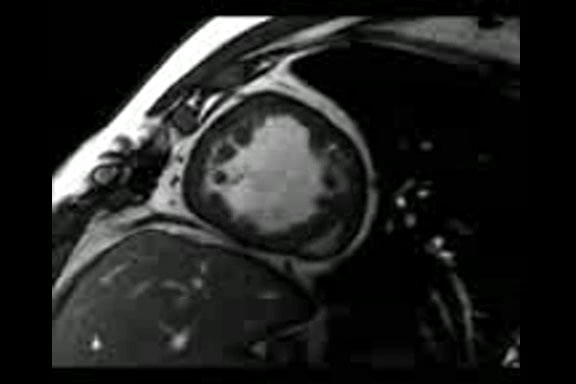
#> input picture a2/data/cardiac_mri/frames/Cardiac MRI Left ventricle0005.jpg, 576 x 384 px; its folder holds only this picture in this run
$ python medical_image_segmentation.py
#> lines starting #> are read from the running program, lines starting #| are printed output that depends on the picture; after the words box and inside, x2 and y2 are one past the last pixel; in counts of white or black regions, pixels touching at a corner belong together
import os

import cv2 as cv
import numpy as np
import matplotlib.pyplot as plt
import seaborn as sns

from pathlib import Path
from typing import List

from tqdm import tqdm

### GLOBAL VARIABLES ###########################################################

# Path to the project root, i.e. "a2"
A2_ROOT = Path(__file__).parent.parent.resolve()

### TYPEDEFS ###################################################################

# Define a "contour" type, which is more descriptive than "np.ndarray"
Contour = np.ndarray

# Define an "image" type, which is more descriptive than "np.ndarray"
Image = np.ndarray

### VIDEO UTILITIES ############################################################

def frames2video(frames: List[Image], video_fp: str, fps: float):
    '''
    Combine a series of frames into a video at the given FPS rate.
    '''
    fourcc = cv.VideoWriter_fourcc(*'mp4v')
    frame_size = frames[0].shape[:2][::-1]
    vw = cv.VideoWriter(video_fp, fourcc, fps, frame_size, isColor=True)

    for frame in frames:
        vw.write(frame)

    vw.release()
    cv.destroyAllWindows()

### CONTOUR PROPERTIES #########################################################

def contour_aspect(contour: Contour) -> float:
    '''
    Return the ratio of width to height of a bounding rectangle around
    the contour.
    '''
    _, _, w, h = cv.boundingRect(contour)
    return w / h

def contour_extent(contour: Contour) -> float:
    '''
    Return the radio of contour area to bounding rectangle area.
    '''
    _, _, w, h = cv.boundingRect(contour)
    return cv.contourArea(contour) / (w * h)

def contour_solidity(contour: Contour) -> float:
    '''
    Return the ratio of contour area to convex hull area.
    '''
    hull_area = cv.contourArea(cv.convexHull(contour))
    return 0 if not hull_area else cv.contourArea(contour) / hull_area

### IMAGE PROCESSING ###########################################################

def clear_borders(img: Image) -> Image:
    '''
    Uses flood fill to clear white components conected to the border
    in a binary image.

    Adapted from: https://stackoverflow.com/a/65544104
    '''
    pad = cv.copyMakeBorder(img, 1, 1, 1, 1, cv.BORDER_CONSTANT, value=255)
    h, w = pad.shape
    mask = np.zeros([h + 2, w + 2], np.uint8)
    img = cv.floodFill(pad, mask, (0,0), 0, (5), (0), flags=8)[1]
    return img[1:-1, 1:-1]

def crop_frame(frame: Image) -> Image:
    '''
    Crop the frame to remove the black border. The cropping parameters were
    determined using the x- and y-axes (pixels) produced by matplotlib.
    '''
    return frame[65:-65, 151:-151]

def remove_small_contours(img: Image, min_area: float) -> Image:
    '''
    Fill in contours in a binary image with area less than min_area.
    First fills with black, then repeats with white.
    '''

    # Find small contours and fill with black
    contours, _ = cv.findContours(img, cv.RETR_TREE, cv.CHAIN_APPROX_SIMPLE)
    contours = [c for c in contours if cv.contourArea(c) < min_area]
    img = cv.drawContours(img, contours, -1, color=0, thickness=-1)

    # Repeat but fill with white
    contours, _ = cv.findContours(img, cv.RETR_TREE, cv.CHAIN_APPROX_SIMPLE)
    contours = [c for c in contours if cv.contourArea(c) < min_area]
    img = cv.drawContours(img, contours, -1, color=255, thickness=-1)

    return img

def remove_noncircular_contours(img: Image, min_diff: float) -> Image:
    '''
    Removes contours with an aspect ratio between min_diff on
    either side of 1.0.
    '''
    min_val = 1 - min_diff; max_val = 1 + min_diff

    # Find non-circular contours and fill with black
    contours, _ = cv.findContours(img, cv.RETR_TREE, cv.CHAIN_APPROX_SIMPLE)
    contours = [c for c in contours if contour_aspect(c) < min_val or
                                       contour_aspect(c) > max_val]
    img = cv.drawContours(img, contours, -1, color=0, thickness=-1)

    return img

def segment_outer_wall(frame: Image) -> Image:
    '''
    Process the frame to enable contour detection of the outer ventricle wall.
    '''
    frame = cv.cvtColor(frame, cv.COLOR_BGR2GRAY)

    # Use an adaptive threshold to binarize the image
    frame = cv.adaptiveThreshold(
        frame, maxValue=255, adaptiveMethod=cv.ADAPTIVE_THRESH_GAUSSIAN_C,
        thresholdType=cv.THRESH_BINARY_INV, blockSize=71, C=10)

    thresholded_copy = frame.copy()

    #
    frame = clear_borders(frame)

    #
    frame = remove_small_contours(frame, min_area=4000)

    #
    if np.all(frame == 0):

        frame = thresholded_copy

        #
        contours, _ = cv.findContours(frame, cv.RETR_TREE, cv.CHAIN_APPROX_SIMPLE)
        contours = sorted(contours, key=lambda c: cv.contourArea(c))
        cv.drawContours(frame, contours[:-1], contourIdx=-1, color=255, thickness=-1)

        #
        kernel = cv.getStructuringElement(cv.MORPH_ELLIPSE, (11, 11))
        frame = cv.morphologyEx(frame, cv.MORPH_OPEN, kernel)

        #
        frame = remove_small_contours(frame, 4000)

    return frame

def segment_inner_wall(frame: Image) -> Image:
    '''
    Process the frame to enable contour detection of the inner ventricle wall.
    '''
    frame = cv.cvtColor(frame, cv.COLOR_BGR2GRAY)

    # Threshold the frame to segment the area inside the ventricle
    _, frame = cv.threshold(frame, 70, 255, cv.THRESH_BINARY)

    return frame

def contour_outer_wall(frame: Image) -> Contour:
    '''
    Return a single contour representing the left ventricle outer wall.
    '''
    frame = segment_outer_wall(frame)

    contours, _ = cv.findContours(frame, cv.RETR_TREE, cv.CHAIN_APPROX_SIMPLE)
    contours = sorted(contours, key=lambda c: cv.contourArea(c), reverse=True)

    return cv.convexHull(contours[0])

def contour_inner_wall(frame: Image) -> Contour:
    '''
    Return a single contour representing the left ventricle inner wall.
    '''
    frame = segment_inner_wall(frame)

    # Idenfify contours in the frame matching the inner wall
    contours, _ = cv.findContours(frame, cv.RETR_TREE, cv.CHAIN_APPROX_SIMPLE)
    contours = [c for c in contours if contour_extent(c) > 0.4]
    contours = sorted(contours, key=lambda c: cv.contourArea(c), reverse=True)

    # Return the convex hull of the contour to eliminate noisy blobs
    return cv.convexHull(contours[0])

### DRAWING & PLOTTING #########################################################

def draw_contours(img: Image, contours: List) -> Image:
    '''
    Draw the given contours on the given BGR image in red and with
    2-pixel line thickness.
    '''
    return cv.drawContours(img, contours, -1, color=(0, 0, 255), thickness=2)

def draw_frame_no(img: Image, frame_no: int) -> Image:
    '''
    Draw the frame number on the given BGR image in the bottom right corner.
    '''
    return cv.putText(img, text=f'Frame: {frame_no}', org=(10, 245),
        fontFace=cv.FONT_HERSHEY_DUPLEX, fontScale=0.6, color=(255, 255, 255))

def plot_ventricle_area(values: List[float], save_fp: str, fps: float = 30.0):
    '''
    Plot the given values over time, representing the area inside the inner
    wall of a left ventricle. Save the plot to the given filepath.
    '''
    plt.rc('font', family='serif', size=10)
    plt.rc('text', usetex=1)

    _, ax = plt.subplots(figsize=(8, 2))

    # Generate a vector of timestamps corresponding to each value
    t = np.linspace(start=0, stop=len(values) / fps, num=len(values))
    sns.lineplot(x=t, y=values, ax=ax, color='k')

    ax.set_title('Left ventricle area')
    ax.set_xlabel('Time (s)')
    ax.set_ylabel('Area (pixels)')

    plt.savefig(save_fp, bbox_inches='tight', dpi=300)

### ENTRYPOINT #################################################################

def main():

    # Get list of frame filepaths
    frames_fp = Path(A2_ROOT, 'data', 'cardiac_mri', 'frames')
    for _, _, files in os.walk(frames_fp):
        frame_fps = sorted(files, key=lambda f: int(f[-8:-4]))

    # Identify the area of the left ventricle in each frame
    ventricle_area = []; annotated_frames = []
    for i, frame_fp in enumerate(tqdm(frame_fps)):

        # Read in the frame then crop away the black border
        frame = crop_frame(cv.imread(str(Path(frames_fp, frame_fp))))

        # Identify the left ventricle as a contour in the segmented frame
        contours = [
            contour_outer_wall(frame),
            contour_inner_wall(frame),
        ]
#> in segment_outer_wall, `frame = cv.adaptiveThreshold( frame, maxValue=255, adaptiveMethod=cv.A..`:
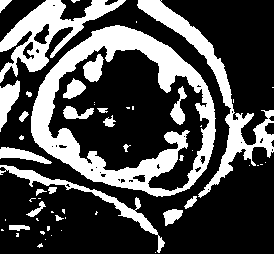
#> frame: shape (254, 274); 29.9% white; 56 white regions (32 under 20 px), largest, box (x1, y1, x2, y2) and area: (31, 25, 216, 197) 9340, (137, 0, 274, 198) 3640, (0, 0, 126, 83) 3227
#> in clear_borders, `pad = cv.copyMakeBorder(img, 1, 1, 1, 1, cv.BORDER_CONSTANT, value=255)`:
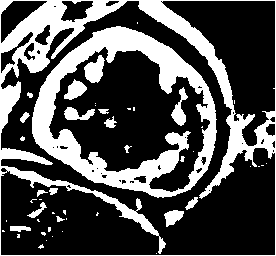
#> pad: shape (256, 276); 30.9% white; 49 white regions (30 under 20 px), largest, box (x1, y1, x2, y2) and area: (0, 0, 276, 256) 10303, (32, 26, 217, 198) 9340, (84, 55, 105, 83) 367
#> in clear_borders, `img = cv.floodFill(pad, mask, (0,0), 0, (5), (0), flags=8)[1]`:
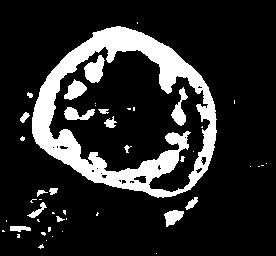
#> img: shape (256, 276); 16.3% white; 48 white regions (30 under 20 px), largest, box (x1, y1, x2, y2) and area: (32, 26, 217, 198) 9340, (84, 55, 105, 83) 367, (171, 87, 188, 126) 289
#> in clear_borders, `return img[1:-1, 1:-1]`:
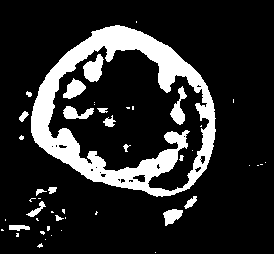
#> returned value: shape (254, 274); 16.6% white; 48 white regions (30 under 20 px)
#> in remove_small_contours, `contours, _ = cv.findContours(img, cv.RETR_TREE, cv.CHAIN_APPROX_SIMPLE)`: contours = 66 contours, 47 with area under 20; largest, box (x1, y1, x2, y2) and area: (31, 25, 216, 197) 22930, (47, 45, 210, 192) 14041, (83, 54, 104, 82) 331, (63, 78, 86, 99) 246, (170, 86, 187, 125) 245
#> in remove_small_contours, `contours = [c for c in contours if cv.contourArea(c) < min_area]`: contours = 64 contours, 47 with area under 20; largest, box (x1, y1, x2, y2) and area: (83, 54, 104, 82) 331, (63, 78, 86, 99) 246, (170, 86, 187, 125) 245, (63, 106, 94, 119) 204, (163, 209, 183, 226) 184
#> in remove_small_contours, `contours, _ = cv.findContours(img, cv.RETR_TREE, cv.CHAIN_APPROX_SIMPLE)`: contours = 13 contours, 3 with area under 20; largest, box (x1, y1, x2, y2) and area: (31, 25, 216, 197) 22930, (47, 45, 210, 192) 14048, (127, 173, 147, 184) 134, (198, 154, 207, 166) 60, (54, 143, 69, 150) 58
#> in remove_small_contours, `contours = [c for c in contours if cv.contourArea(c) < min_area]`: contours = 11 contours, 3 with area under 20; largest, box (x1, y1, x2, y2) and area: (127, 173, 147, 184) 134, (198, 154, 207, 166) 60, (54, 143, 69, 150) 58, (116, 177, 127, 185) 44, (193, 165, 203, 174) 41, (98, 170, 108, 179) 40, (155, 162, 162, 171) 28, (195, 83, 203, 89) 21
#> in remove_small_contours, `img = cv.drawContours(img, contours, -1, color=255, thickness=-1)`:
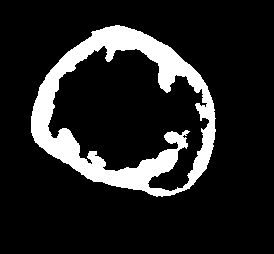
#> img: shape (254, 274); 13.7% white; 1 white region
#> in contour_outer_wall, `contours, _ = cv.findContours(frame, cv.RETR_TREE, cv.CHAIN_APPROX_SIM..`: contours = 2 contours; box (x1, y1, x2, y2) and area: (31, 25, 216, 197) 22930, (47, 45, 210, 192) 14048
#> in segment_inner_wall, `_, frame = cv.threshold(frame, 70, 255, cv.THRESH_BINARY)`:
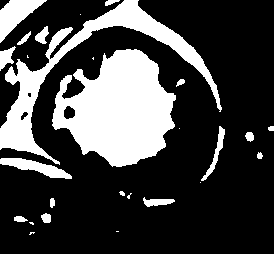
#> frame: shape (254, 274); 26% white; 27 white regions (9 under 20 px)
#> in contour_inner_wall, `contours, _ = cv.findContours(frame, cv.RETR_TREE, cv.CHAIN_APPROX_SIM..`: contours = 30 contours, 12 with area under 20; largest, box (x1, y1, x2, y2) and area: (52, 49, 176, 167) 9376, (0, 0, 222, 165) 5356, (0, 0, 47, 43) 836, (0, 158, 72, 179) 579, (201, 126, 225, 181) 223
#> in contour_inner_wall, `contours = [c for c in contours if contour_extent(c) > 0.4]`: contours = 16 contours, 3 with area under 20; largest, box (x1, y1, x2, y2) and area: (52, 49, 176, 167) 9376, (0, 0, 47, 43) 836, (0, 46, 16, 71) 176, (143, 197, 175, 207) 150, (63, 105, 76, 120) 128
#> contours = 2 contours; box (x1, y1, x2, y2) and area: (31, 25, 216, 197) 23298, (52, 49, 176, 167) 10924

        # Draw the inner and outer wall contours and frame number on each frame
        annotated_frame = draw_contours(frame, contours)
        annotated_frame = draw_frame_no(frame, i + 1)
#> in draw_frame_no, `return cv.putText(img, text=f'Frame: {frame_no}', org=(10, 245), fontF..`:
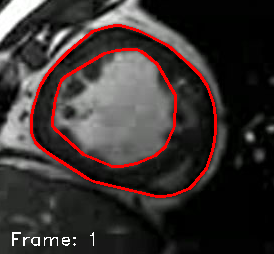
#> returned value: shape (254, 274, 3); mean B, G, R 48.4, 49.8, 59.1
        annotated_frames.append(annotated_frame)

        # Calculate the area enclosed by the contour
        ventricle_area.append(cv.contourArea(contours[-1]))

    # Plot the area inside the inner wall of the left ventricle over time
    save_fp = str(Path(A2_ROOT, 'output', 'cardiac_mri', 'ventricle_area.png'))
    plot_ventricle_area(ventricle_area, save_fp)
#> in plot_ventricle_area, `t = np.linspace(start=0, stop=len(values) / fps, num=len(values))`: t = [0]

    # Save the annotated frames as a video
    video_fp = str(Path(A2_ROOT, 'output', 'cardiac_mri', 'processed_result.mp4'))
    frames2video(annotated_frames, video_fp, fps=10.0)
#> the loop in frames2video, `for frame in frames:` made 1 pass

    # Clean up
    cv.destroyAllWindows()


if __name__ == '__main__':
    main()
